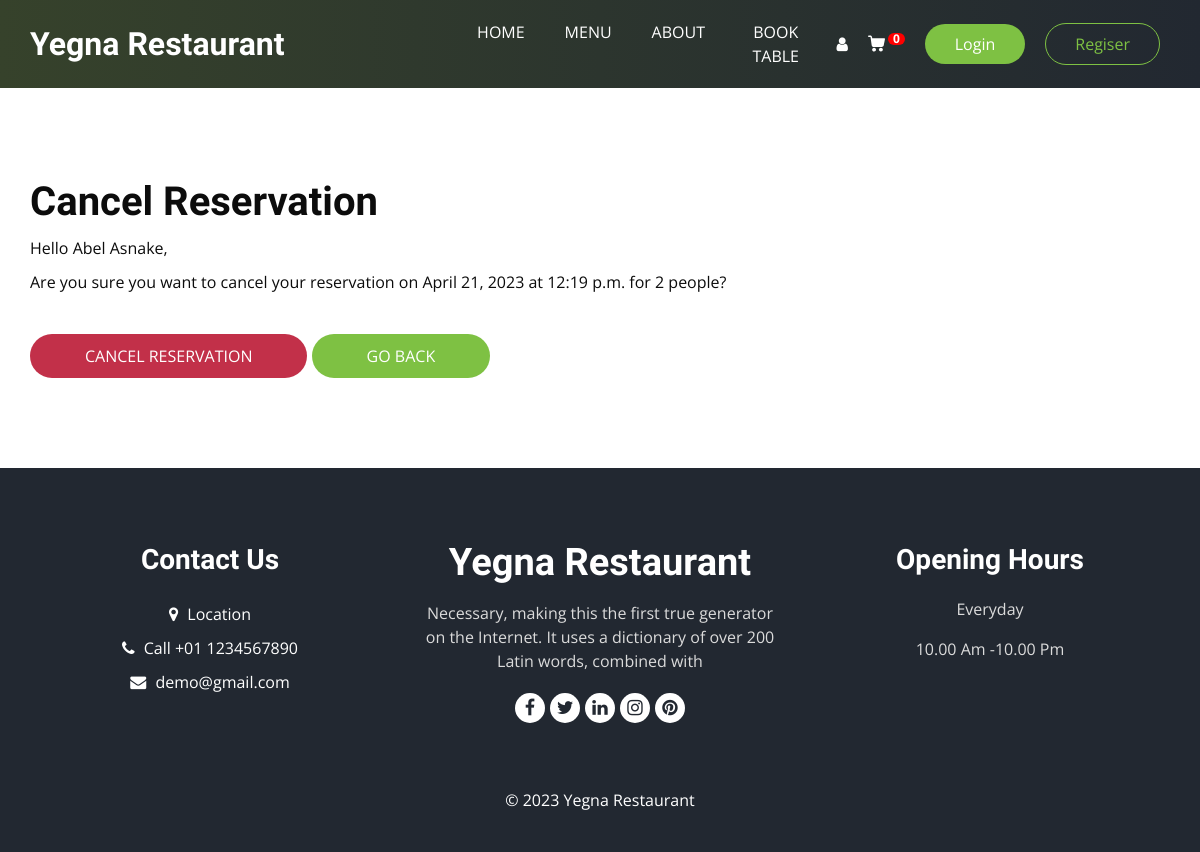
The page /book/cancel/3/ on the database its author committed.
### reservation/models.py (models this page shows, shortened)
class Reservation(models.Model):
    EVENT_CHOICE =  (
        (None, 'Event Type'),
        ('Wedding', 'Wedding'),
        ('Birthday', 'Birthday'),
        ('Anniversary', 'Anniversary'),
        ('Party', 'Party'),
        ('Other', 'Other')
    )
    PEOPLE_CHOICE = (
        (None, 'Number of People'),
    )
    PEOPLE_CHOICE += tuple([(i,i) for i in range(1,26)])
    STATUS_CHOICE = (
        ('Pending', 'Pending'),
        ('Confirmed', 'Confirmed'),
        ('Cancelled', 'Cancelled'),
        ('Completed', 'Completed')
    )
    name = models.CharField(max_length = 100)
    phone = models.CharField(max_length=13)
    email = models.EmailField()
    event = models.CharField(max_length=100, choices= EVENT_CHOICE)
    people = models.IntegerField(choices = PEOPLE_CHOICE)
    date = models.DateField()
    time = models.TimeField()
    status = models.CharField(max_length = 100, choices=STATUS_CHOICE, default = 'Pending')
    created_at = models.DateTimeField(auto_now_add=True)

### reservation/views.py (the view)
# urls.py: path("book/cancel/<int:id>/", rviews.cancel_reservation, name="cancel_reservation"),
def cancel_reservation(request, id):
    reservation = Reservation.objects.get(id=id)
    if request.method == "POST":
        print("POST")
        reservation.delete()
        messages.success(request, "Reservation Cancelled Successfully")
        return redirect("cancel_reservation_success")
    return render(request, "cancel_booking.html", {"reservation": reservation})

### templates/cancel_booking.html (shortened to what this page needs)
{% extends 'base.html' %} {% load static %} {% block nav_item %}
<li class="nav-item">
  <a class="nav-link" href="{% url 'home' %}">Home</a>
</li>
<li class="nav-item">
  <a class="nav-link" href="{% url 'menu' %}">Menu</a>
</li>
<li class="nav-item">
  <a class="nav-link" href="{% url 'about' %}">About</a>
</li>
<li class="nav-item">
  <a class="nav-link" href="{% url 'book' %}">Book Table</a>
</li>
{% endblock %} {% block content %}
<body class="sub_page">
  <section class="book_section layout_padding">
    <div class="container">
      <div class="heading_container">
        {% if messages %} {% for message in messages %}
        <div class="alert {{ message.tags }}" role="alert">{{ message }}</div>
        {% endfor %} {% else %}
        <h2>Cancel Reservation</h2>
        <p>Hello {{ reservation.name|title }},</p>
        <p>
          Are you sure you want to cancel your reservation on
          {{reservation.date}} at {{ reservation.time }} for
          {{reservation.people}} people?
        </p>
      </div>
      <div class="row">
        <div class="col-md-6">
          <div class="form_container">
            <form
              method="post"
              action="{% url 'cancel_reservation' reservation.id %}"
            >
              <div class="btn_box">
                <input
                  class="cancel-btn"
                  type="submit"
                  value="Cancel Reservation"
                />
                <button
                  type="button"
                  onclick="window.location.href='{% url 'home' %}'"
                >
                  Go Back
                </button>
              </div>
            </form>
          </div>
        </div>
      </div>
      {% endif %}
    </div>
  </section>
  {% endblock %}

### static/css/style.css (style rules this page uses)
body { font-family: "Open Sans", sans-serif; color: #0c0c0c; background-color: #ffffff; overflow-x: hidden; }
.layout_padding { padding: 90px 0; }
h1, h2 { font-family: "Dancing Script", cursive; }
.heading_container { display: -webkit-box; display: -ms-flexbox; display: flex; -webkit-box-orient: vertical; -webkit-box-direction: normal; -ms-flex-direction: column; flex-direction: column; -webkit-box-align: start; -ms-flex-align: start; align-items: flex-start; }
.heading_container h2 { position: relative; margin-bottom: 0; font-size: 2.5rem; font-weight: bold; }
.heading_container p { margin-top: 10px; margin-bottom: 0; }
a, a:hover, a:focus { text-decoration: none; }
.custom_nav-container .navbar-nav .nav-item .nav-link { padding: 5px 20px; color: #ffffff; text-align: center; text-transform: uppercase; border-radius: 5px; -webkit-transition: all 0.3s; transition: all 0.3s; }
.book_section { position: relative; }
.book_section .heading_container { margin-bottom: 25px; }
.book_section .form_container button { margin-top: 15px; border: none; text-transform: uppercase; display: inline-block; padding: 10px 55px; background-color: #7ec143; color: #ffffff; border-radius: 45px; -webkit-transition: all 0.3s; transition: all 0.3s; border: none; }
.cancel-btn { margin-top: 15px; border: none; text-transform: uppercase; display: inline-block; padding: 10px 55px; background-color: #c23049; color: #ffffff; border-radius: 45px; -webkit-transition: all 0.3s; transition: all 0.3s; border: none; }

### static/css/responsive.css (style rules this page uses)
@media (min-width: 1200px) { .container { max-width: 1170px; } }

### rows shown on the page
Reservation: name "Abel Asnake", date "April 21, 2023", time "12:19 p.m.", people "2"

### other values the page prints
{{ total_items | default:0 }} "0"
